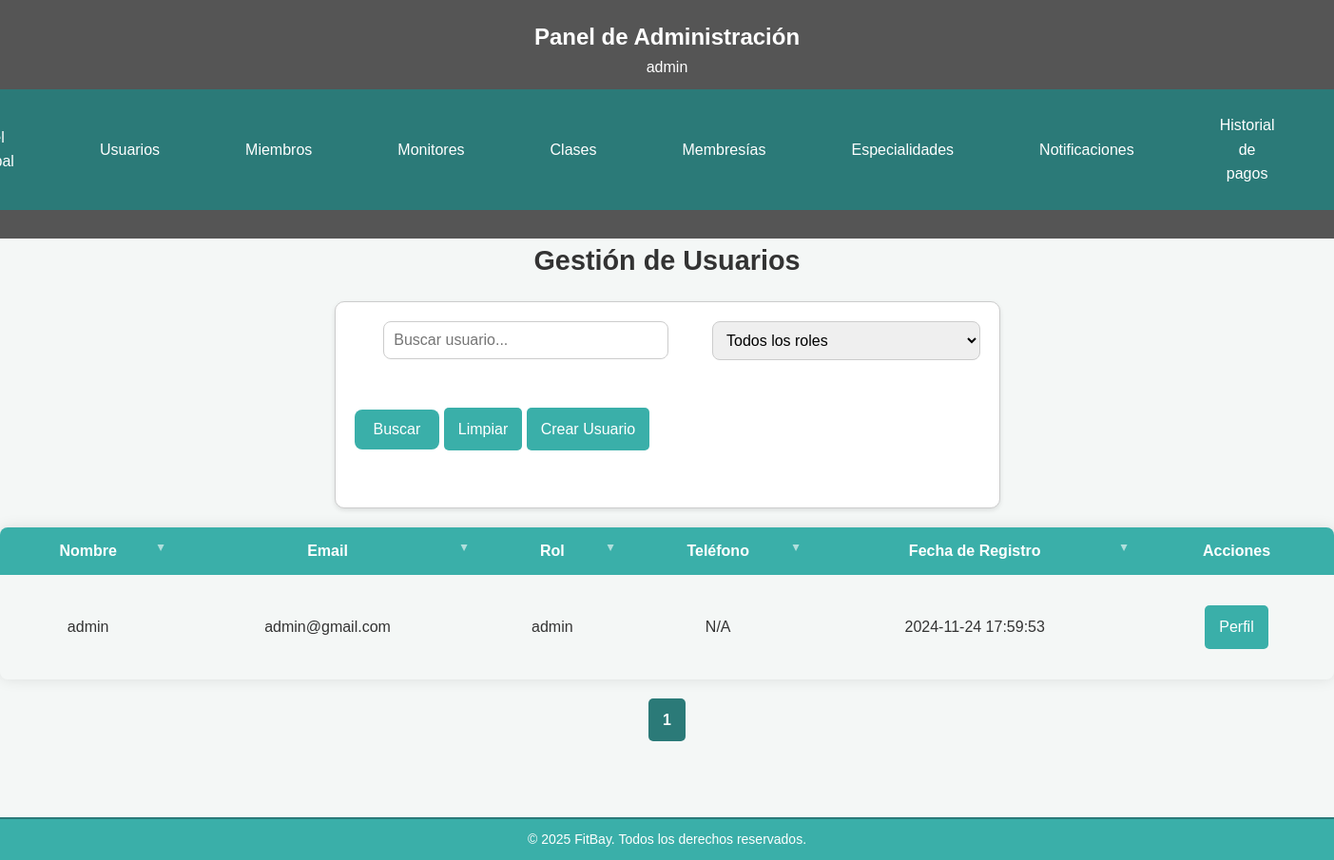
/src/usuarios/usuarios.php (signed in), run on the app's committed database.
### tables this page shows
CREATE TABLE IF NOT EXISTS usuario (
    id_usuario INT AUTO_INCREMENT PRIMARY KEY,
    nombre VARCHAR(100),
    email VARCHAR(50) UNIQUE,
    contrasenya VARCHAR(100),
    rol ENUM('usuario', 'miembro', 'monitor', 'admin') DEFAULT 'usuario',
    telefono VARCHAR(15),
    fecha_creacion TIMESTAMP DEFAULT CURRENT_TIMESTAMP
);

### src/usuarios/usuarios.php (the view, shortened to what this page needs)
<?php
$conn = obtenerConexion();
$page = isset($_GET['page']) ? (int)$_GET['page'] : 1;
$limit = 8;
$offset = ($page - 1) * $limit;
$busqueda = isset($_GET['busqueda']) ? $_GET['busqueda'] : '';
$filtro_rol = isset($_GET['filtro_rol']) ? $_GET['filtro_rol'] : '';
$sql = "SELECT id_usuario, nombre, email, rol, telefono, fecha_creacion FROM usuario WHERE 1=1";
$sql .= " ORDER BY nombre ASC LIMIT ? OFFSET ?";
$stmt = $conn->prepare($sql);
if (!empty($busqueda) && !empty($filtro_rol)) {
    $busqueda_param = '%' . $busqueda . '%';
    $stmt->bind_param("sssii", $busqueda_param, $busqueda_param, $filtro_rol, $limit, $offset);
} elseif (!empty($busqueda)) {
    $busqueda_param = '%' . $busqueda . '%';
    $stmt->bind_param("ssii", $busqueda_param, $busqueda_param, $limit, $offset);
} elseif (!empty($filtro_rol)) {
    $stmt->bind_param("sii", $filtro_rol, $limit, $offset);
} else {
    $stmt->bind_param("ii", $limit, $offset);
}
$stmt->execute();
$result = $stmt->get_result();
$sql = "SELECT id_usuario, nombre, email, rol, telefono, fecha_creacion FROM usuario WHERE 1=1";
$params = [];
$types = "";
$sql .= " ORDER BY nombre ASC LIMIT ? OFFSET ?";
$params[] = $limit;
$params[] = $offset;
$types .= "ii";
$stmt = $conn->prepare($sql);
if (!empty($params)) {
    $stmt->bind_param($types, ...$params);
}
$stmt->execute();
$result = $stmt->get_result();
$usuarios = $result->fetch_all(MYSQLI_ASSOC);
$sql_count = "SELECT COUNT(*) as total FROM usuario WHERE 1=1";
$stmt_count = $conn->prepare($sql_count);
$stmt_count->execute();
$result_count = $stmt_count->get_result();
$total_rows = $result_count->fetch_assoc()['total'];
$total_pages = ceil($total_rows / $limit);
include '../admin/admin_header.php';
?>
<body>
    <main>
        <h2 class="section-title">Gestión de Usuarios</h2>
        <div class="form_container">
            <form method="GET" action="usuarios.php" class="search-form">
                <div class="form-inline">
                    <div class="input-container">
                        <input type="text" name="busqueda" placeholder="Buscar usuario..." value="<?php echo htmlspecialchars($busqueda); ?>" class="input-general">
                    </div>
                    <div class="input-container">
                        <select name="filtro_rol" class="input-general">
                            <option value="">Todos los roles</option>
                        </select>
                    </div>
                    <div class="button-container">
                        <button type="submit" class="btn-general">Buscar</button>
                        <a href="usuarios.php" class="btn-general limpiar-busqueda">Limpiar</a>
                        <a href="crear_usuario.php" class="btn-general" title="Crea una nueva cuenta de usuario">Crear Usuario</a>
                    </div>
                </div>
            </form>
        </div>
        <table id="tabla-usuarios" class="styled-table">
            <thead>
                <tr>
                    <th onclick="ordenarTablaU(0)" class="sortable">Nombre</th>
                    <th onclick="ordenarTablaU(1)" class="sortable">Email</th>
                    <th onclick="ordenarTablaU(2)" class="sortable">Rol</th>
                    <th onclick="ordenarTablaU(3)" class="sortable">Teléfono</th>
                    <th onclick="ordenarTablaU(4)" class="sortable">Fecha de Registro</th>
                    <th>Acciones</th>
                </tr>
            </thead>
            <tbody>
                <?php if (!empty($usuarios)): ?>
                    <?php foreach ($usuarios as $usuario): ?>
                        <tr>
                            <td><?php echo htmlspecialchars($usuario['nombre']); ?></td>
                            <td><?php echo htmlspecialchars($usuario['email']); ?></td>
                            <td><?php echo htmlspecialchars($usuario['rol']); ?></td>
                            <td><?php echo htmlspecialchars($usuario['telefono'] ?? 'N/A'); ?></td>
                            <td><?php echo htmlspecialchars($usuario['fecha_creacion']); ?></td>
                            <td>
                                <div class="button-container">
                                    <?php
                                    if ($_SESSION['id_usuario'] === 1):
                                        if ($_SESSION['id_usuario'] === $usuario['id_usuario']): ?>
                                            <a href="edit_usuario.php?id_usuario=<?php echo $usuario['id_usuario']; ?>" class="btn-general">Perfil</a>
                                        <?php endif; ?>
                                        <?php
                                    endif; ?>
                                </div>
                            </td>
                        </tr>
                    <?php endforeach; ?>
                <?php else: ?>
                    <tr>
                        <td colspan="6">No se encontraron usuarios.</td>
                    </tr>
                <?php endif; ?>
            </tbody>
        </table>
        <div class="pagination">
            <?php for ($i = 1; $i <= $total_pages; $i++): ?>
                <a href="usuarios.php?page=<?php echo $i; ?>&busqueda=<?php echo urlencode($busqueda); ?>&filtro_rol=<?php echo urlencode($filtro_rol); ?>" class="btn-general <?php echo $i === $page ? 'active' : ''; ?>">
                    <?php echo $i; ?>
                </a>
            <?php endfor; ?>
        </div>
    </main>
    <?php include '../includes/footer.php'; ?>
</body>
</html>

### assets/css/estilos.css (style rules this page uses)
* { margin: 0; padding: 0; box-sizing: border-box; font-family: Arial, sans-serif; }
body { background-color: #f4f7f6; color: #333; line-height: 1.6; display: flex; flex-direction: column; align-items: center; justify-content: center; min-height: 100vh; margin: 0; }
main { padding: 0px; max-width: 1900px; width: 100%; text-align: center; flex: 1; margin: 0 auto; padding-bottom: 60px; }
.form_container { background-color: #ffffff; box-shadow: 0 2px 5px rgba(0, 0, 0, 0.1); display: flex; flex-direction: column; align-items: center; text-align: center; border: 1px solid #ccc; border-radius: 10px; padding: 20px; margin: 20px auto; max-width: 700px; }
.search-form { display: flex; align-items: center; gap: 15px; margin-bottom: 20px; flex-direction: column; flex-wrap: nowrap; justify-content: center; }
.search-form input { flex: 1; max-width: 300px; padding: 10px; font-size: 16px; border: 1px solid #ccc; border-radius: 4px; box-sizing: border-box; }
.search-form button { padding: 10px 20px; font-size: 16px; background-color: #3aafa9; color: #fff; border: none; border-radius: 4px; cursor: pointer; flex-shrink: 0; transition: background-color 0.3s ease; }
table.styled-table { width: 100%; border-collapse: collapse; margin: 20px 0; font-size: 16px; text-align: left; box-shadow: 0 0 15px rgba(0, 0, 0, 0.1); border-radius: 8px; overflow: hidden; }
table.styled-table thead tr { background-color: #3aafa9; color: #fff; text-align: center; font-weight: bold; }
table.styled-table th, table.styled-table td { padding: 12px 20px; text-align: center; }
table.styled-table th.sortable { cursor: pointer; position: relative; }
table.styled-table th.sortable:after { content: "\25B2"; position: absolute; right: 10px; font-size: 12px; color: #fff; opacity: 0.6; transform: rotate(180deg); }
.button-container button { flex: 1; padding: 10px; text-align: center; font-size: 14px; border-radius: 5px; cursor: pointer; transition: background-color 0.3s ease; }
.btn-general { display: inline-block; width: auto; padding: 10px 15px; background-color: #3aafa9; color: #fff; font-size: 16px; text-align: center; border: none; border-radius: 5px; cursor: pointer; text-decoration: none; transition: background-color 0.3s ease; }
.button-container { margin: 20px 0; text-align: center; }
input[type="text"], input[type="email"], input[type="number"], input[type="password"], input[type="date"], input[type="time"], select { width: 100%; padding: 10px; margin-bottom: 15px; border: 1px solid #ccc; border-radius: 8px; font-size: 16px; box-sizing: border-box; }
button.btn-general { padding: 12px 20px; font-size: 16px; border-radius: 8px; }
.section-title { font-size: 1.8em; margin-bottom: 10px; color: #333; }
.pagination { display: flex; justify-content: center; margin-top: 20px; gap: 10px; margin: 20px 0; }
.pagination a { display: inline-block; padding: 10px 15px; background-color: #3aafa9; color: #fff; font-size: 16px; text-align: center; border: none; border-radius: 5px; text-decoration: none; cursor: pointer; transition: background-color 0.3s ease; }
.pagination a.active { font-weight: bold; background-color: #2b7a78; pointer-events: none; }
.form-inline { display: flex; align-items: center; justify-content: flex-start; gap: 15px; flex-wrap: wrap; }
.input-container { flex-grow: 1; }

### data on the page
usuario: nombre "admin", email "admin@gmail.com", rol "admin", telefono "N/A", fecha_creacion "2024-11-24 17:59:53"

### other printed values
$_SESSION['nombre'] "admin"
